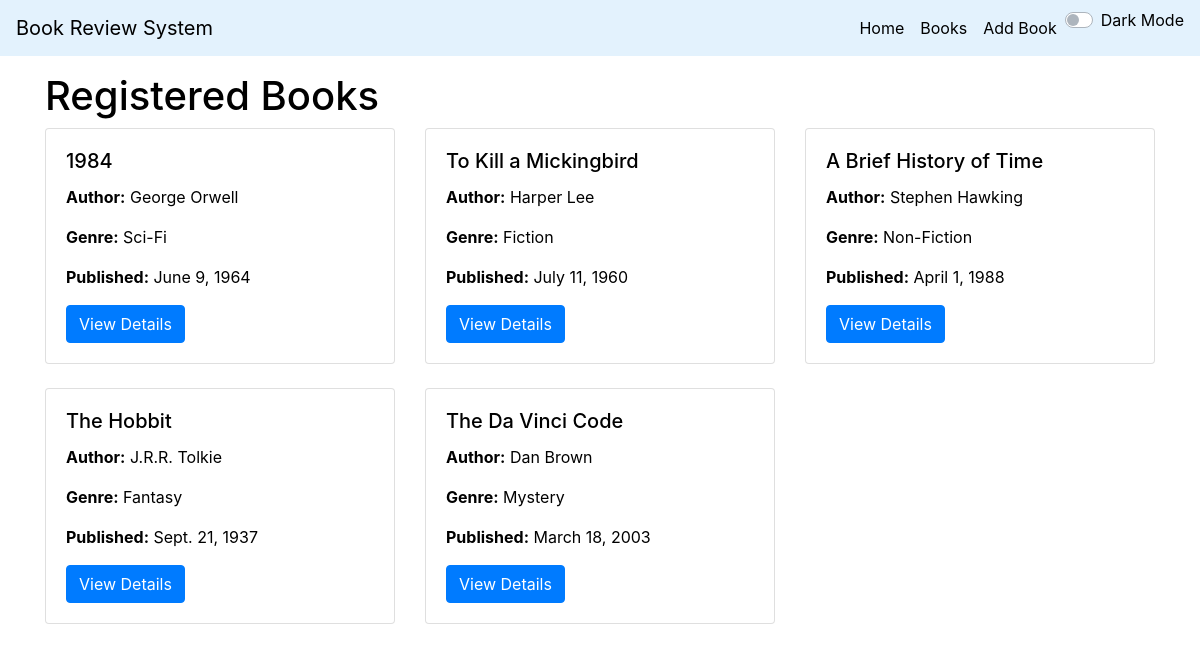
The page / on the database its author committed.
### core/models.py (models this page shows, shortened)
class Book(models.Model):
    GENRE_CHOICE = [
    ('Fiction', 'Fiction'),
    ('Non-Fiction', 'Non-Fiction'),
    ('Sci-Fi', 'Science Fiction'),
    ('Mystery', 'Mystery'),
    ('Fantasy', 'Fantasy'),
    ]
    title = models.CharField(max_length=200)
    author = models.CharField(max_length=200)
    isbn = models.IntegerField(unique=True)
    genre = models.CharField(max_length=200, choices=GENRE_CHOICE)
    publication_date = models.DateField()
    rating = models.DecimalField( max_digits=5, decimal_places=2, default=0.0)

### core/views.py (the view)
# urls.py: 2. Add a URL to urlpatterns:  path('', views.home, name='home')
class home(TemplateView):
    template_name = 'core/base.html'
    def get_context_data(self, **kwargs):
        context = super().get_context_data(**kwargs)
        context['books'] = Book.objects.all()
        return context

### core/templates/core/base.html (shortened to what this page needs)
<!DOCTYPE html>
{% load static %}
<html>
<head>
    <link rel="stylesheet" href="https://stackpath.bootstrapcdn.com/bootstrap/4.3.1/css/bootstrap.min.css">
    <link rel="stylesheet" href="{% static 'core/css/styles.css' %}">
</head>
<body>
    <nav class="navbar navbar-expand-lg navbar-light bg-light fixed-top">
        <a class="navbar-brand" href="{% url 'home' %}">Book Review System</a>
        <div class="collapse navbar-collapse" id="navbarNav">
            <ul class="navbar-nav ml-auto">
                <li class="nav-item">
                    <a class="nav-link" href="{% url 'home' %}">Home</a>
                </li>
                <li class="nav-item">
                    <a class="nav-link" href="{% url 'book_list' %}">Books</a>
                </li>
                <li class="nav-item">
                    <a class="nav-link" href="{% url 'add_book' %}">Add Book</a>
                </li>
                <li class="nav-item">
                    <div class="custom-control custom-switch">
                        <label class="custom-control-label" for="dark-mode-toggle">Dark Mode</label>
                    </div>
                </li>
            </ul>
        </div>
    </nav>
    <div class="container mt-5 pt-4">
        {% block body %}
        <h1>Registered Books</h1>
        <div class="row">
            {% for book in books %}
            <div class="col-md-4 mb-4">
                <div class="card">
                    <div class="card-body">
                        <h5 class="card-title">{{ book.title }}</h5>
                        <p class="card-text"><strong>Author:</strong> {{ book.author }}</p>
                        <p class="card-text"><strong>Genre:</strong> {{ book.genre }}</p>
                        <p class="card-text"><strong>Published:</strong> {{ book.publication_date }}</p>
                        <a href="{% url 'book_detail' book.id %}" class="btn btn-primary">View Details</a>
                    </div>
                </div>
            </div>
            {% endfor %}
        </div>
        {% endblock %}
    </div>
</body>
</html>

### core/static/core/css/styles.css (style rules this page uses)
body { background-color: #ffffff; color: #000000; }
body { transition: background-color 0.3s, color 0.3s; }
.navbar { background-color: #e3f2fd !important; }
.navbar .navbar-brand, .navbar .nav-link { color: #000000 !important; }
.btn-primary { background-color: #007bff; border-color: #007bff; color: #ffffff; }

### rows shown on the page
Book: title "1984", author "George Orwell", genre "Sci-Fi", publication_date "June 9, 1964"
Book: title "To Kill a Mickingbird", author "Harper Lee", genre "Fiction", publication_date "July 11, 1960"
Book: title "A Brief History of Time", author "Stephen Hawking", genre "Non-Fiction", publication_date "April 1, 1988"
Book: title "The Hobbit", author "J.R.R. Tolkie", genre "Fantasy", publication_date "Sept. 21, 1937"
Book: title "The Da Vinci Code", author "Dan Brown", genre "Mystery", publication_date "March 18, 2003"
